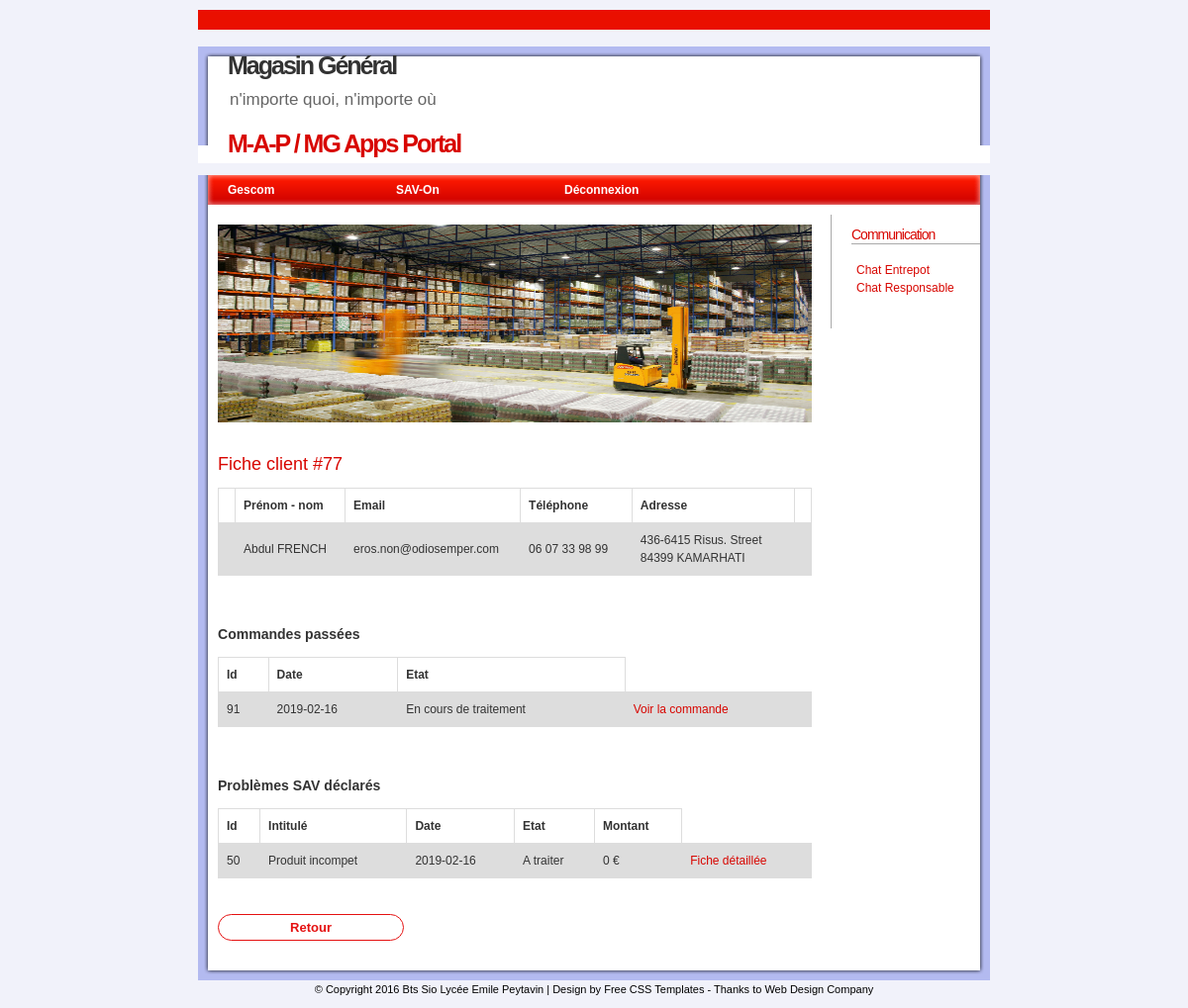
Page /map/sav-on/fiche_client.php?idCli=77 (signed in) on the committed database.
### tables this page shows
CREATE TABLE IF NOT EXISTS `client` (
  `idClient` int(5) NOT NULL AUTO_INCREMENT,
  `nomClient` char(50) NOT NULL,
  `prenomClient` char(50) NOT NULL,
  `rueClient` char(100) NOT NULL,
  `cpClient` char(10) NOT NULL,
  `villeClient` char(50) NOT NULL,
  `mailClient` char(100) NOT NULL,
  `telClient` char(20) NOT NULL,
  PRIMARY KEY (`idClient`)
);

CREATE TABLE IF NOT EXISTS `commande` (
  `idCommande` int(11) NOT NULL AUTO_INCREMENT,
  `dateCommande` date NOT NULL,
  `etatCommande` char(50) NOT NULL,
  `idClient` int(11) NOT NULL,
  PRIMARY KEY (`idCommande`),
  KEY `Commande_Client_FK` (`idClient`)
);

CREATE TABLE IF NOT EXISTS `problemesav` (
  `idProblemeSAV` int(5) NOT NULL AUTO_INCREMENT,
  `titreProblemeSAV` char(50) NOT NULL,
  `descProblemeSAV` text NOT NULL,
  `dateProblemeSAV` date NOT NULL,
  `etatProblemeSAV` char(50) NOT NULL,
  `montantProcedure` float NOT NULL,
  `idEmploye` int(5) DEFAULT NULL,
  `idClient` int(5) NOT NULL,
  `idProcedure` int(5) NOT NULL,
  `idProduit` char(20) NOT NULL,
  PRIMARY KEY (`idProblemeSAV`),
  KEY `idProduit` (`idProduit`),
  KEY `idProcedure` (`idProcedure`),
  KEY `idClient` (`idClient`),
  KEY `idEmploye` (`idEmploye`)
);

### classes/database.class.php (called while the page is built)
<?php
class database
{
    private $serverName="localhost";
    private $serverPort="3306";
    private $databaseName="mgvpcdb";
    private $databaseUser="root";
    private $databasePassword="";
    private $databaseCharset="UTF8";
    private $db=null;
    private function __construct()
    {
        $serverName = $this->serverName;
        $databasePort = $this->serverPort;
        $databaseName = $this->databaseName;
        $databaseUser = $this->databaseUser;
        $databasePassword = $this->databasePassword;
        $databaseCharset = $this->databaseCharset;
        if (!isset($this->db))
        {
            $this->db = new PDO('mysql:host='.$serverName.';port='.$databasePort.';dbname='.$databaseName.';charset='.$databaseCharset, $databaseUser, $databasePassword);
        }
    }
    public static function getDB()
    {
        static $database = null;
        if (!isset($database))
        {
            $database = new database();
        }
        return $database->db;
    }
}

### classes/clientManager.class.php (called while the page is built, shortened)
<?php
require_once ("database.class.php");
class clientManager {
    private $db;
    public function __construct($database)
    {
        $this->db=$database;
    }
    public function get($id)
    {
        $query = "select * from `client` WHERE `idClient`=?;";
        try
        {
            $traitement = $this->db->prepare($query);
            $traitement->bindparam(1,$id);
            $traitement->execute();
        }
        catch(PDOException $e)
        {
            die ("Erreur : ".$e->getMessage());
        }
        if($row = $traitement->fetch()) {
            $cli = new client($row['nomClient'],$row['prenomClient'],$row['rueClient'],$row['cpClient'],$row['villeClient'],$row['mailClient'],$row['telClient']);
            $cli->setId($row['idClient']);
            return $cli;
        }
        else {
            return false;
        }
    }
}

### classes/client.class.php (called while the page is built, shortened)
<?php
class client implements JsonSerializable {
    private $nom;
    private $prenom;
    private $rue;
    private $cp;
    private $ville;
    private $mail;
    private $tel;
    public function __construct($nom, $pre, $rue, $cp, $vil, $mail, $tel){
        $this->nom = $nom;
        $this->prenom = $pre;
        $this->rue = $rue;
        $this->cp = $cp;
        $this->ville = $vil;
        $this->mail = $mail;
        $this->tel = $tel;
    }
    public function getNom(){return $this->nom;}
    public function getPrenom(){return $this->prenom;}
    public function getRue(){return $this->rue;}
    public function getCP(){return $this->cp;}
    public function getVille(){return $this->ville;}
    public function getTel(){return $this->tel;}
    public function getMail(){return $this->mail;}
}

### classes/commandeManager.class.php (called while the page is built, shortened)
<?php
require_once ("database.class.php");
class commandeManager {
    private $db;
    public function __construct($database)
    {
        $this->db=$database;
    }
    public function getList($restriction='WHERE 1')
    {
        $query = "SELECT * FROM `commande` ".$restriction.";";
        $cdeList = Array();
        try
        {
            $result = $this->db->Query($query);
        }
        catch(PDOException $e)
        {
            die ("Erreur : ".$e->getMessage());
        }
        while ($row = $result->fetch())
        {
            $managerCli = new clientManager(database::getDB());
            $commande = new commande($managerCli->get($row['idClient']));
            $commande->setNum($row['idCommande']);
            $commande->setDate($row['dateCommande']);
            $commande->setEtat($row['etatCommande']);
            $queryContenir = "SELECT * FROM `contenir` WHERE idCommande='".$row['idCommande']."'";
            try
            {
                $resultContenir = $this->db->Query($queryContenir);
            }
            catch(PDOException $e)
            {
                die ("Erreur : ".$e->getMessage());
            }
            while ($rowContenir = $resultContenir->fetch())
            {
                $managerProd = new produitManager(database::getDB());
                $produit = $managerProd->get($rowContenir['idProduit']);
                $commande->addProduitQte($produit,$rowContenir['quantite']);
            }
            $cdeList[] = $commande;
        }
        return $cdeList;
    }
    public function getCdesClient(client $client)
    {
        $tabCde = $this->getList();
        foreach ($tabCde as $cde)
        {
            if ($client->getId()==$cde->getClient()->getId()) {
                $cdeList[] = $cde;
            }
        }
        return $cdeList;
    }
}

### classes/produitManager.class.php (called while the page is built, shortened)
<?php
require_once ("database.class.php");
class produitManager {
    private $db;
    public function __construct($database)
    {
        $this->db=$database;
    }
    public function get($id)
    {
        $query = "SELECT * FROM `produit` WHERE `idProduit`=?;";
        try
        {
            $traitement = $this->db->prepare($query);
            $traitement->bindparam(1,$id);
            $traitement->execute();
        }
        catch(PDOException $e)
        {
            die ("Erreur : ".$e->getMessage());
        }
        if ($row = $traitement->fetch())
        {
            $managerCateg = new categorieProduitManager(database::getDB());
            $categ = $managerCateg->get($row['idCategorie']);
            $produit = new produit($row['idProduit'],$row['nomProduit'],$row['descProduit'],$row['prixProduit'],$row['dureeGarantie'], $categ);
            return $produit;
        }
        else {
            return false;
        }
    }
}

### classes/categorieProduitManager.class.php (called while the page is built, shortened)
<?php
require_once 'database.class.php';
class categorieProduitManager
{
    private $db;
    public function __construct($database)
    {
        $this->db = $database;
    }
    public function get($id)
    {
        $query = "SELECT * FROM categorieproduit WHERE idCategorie = ?;";
        try
        {
            $traitement = $this->db->prepare($query);
            $traitement->bindparam(1,$id);
            $traitement->execute();
        }
        catch(PDOException $e)
        {
            die ("Erreur : ".$e->getMessage());
        }
        $row = $traitement->fetch();
        if($row)
        {
            $categProd = new categorieProduit($row['nomCategorie']);
            $categProd->setId($row['idCategorie']);
            return $categProd;
        }
        else
            return false;
    }
}

### classes/produit.class.php (called while the page is built, shortened)
<?php
class produit implements JsonSerializable {
    private $id;
    public function __construct($id, $lib, $desc, $pri, $dureeGar, $categorie){
        $this->id = $id;
    }
    public function getId(){return $this->id;}
}

### classes/commande.class.php (called while the page is built, shortened)
<?php
class commande implements JsonSerializable {
    public function addProduitQte(produit $prod, $qte){
        $idP=$prod->getId();
    }
}

### classes/problemesavManager.class.php (called while the page is built, shortened)
<?php
require_once ("database.class.php");
class problemeSAVManager {
    private $db;
    public function __construct($database)
    {
        $this->db=$database;
    }
    public function getList($restriction='WHERE 1')
    {
        $query = "SELECT * FROM problemesav ".$restriction.";";
        $problemeList = Array();
        try
        {
            $result = $this->db->Query($query);
        }
        catch(PDOException $e)
        {
            die ("Erreur : ".$e->getMessage());
        }
        while ($row = $result->fetch())
        {
            $managerCli = new clientManager(database::getDB());
            $managerProc = new procedureSAVManager(database::getDB());
            $managerProd = new produitManager(database::getDB());
            $managerEmploye = new employeManager(database::getDB());
            $cli = $managerCli->get($row['idClient']);
            $proc = $managerProc->get($row['idProcedure']);
            $prod = $managerProd->get($row['idProduit']);
            $empl = $managerEmploye->get($row['idEmploye']);
            $probleme = new problemesav($row['titreProblemeSAV'],$row['descProblemeSAV'],$row['montantProcedure'], $empl, $cli, $proc, $prod);
            $probleme->setId($row['idProblemeSAV']);
            $probleme->setDate($row['dateProblemeSAV']);
            $probleme->setEtat($row['etatProblemeSAV']);
            $problemeList[] = $probleme;
        }
        return $problemeList;
    }
}

### classes/procedureSAVManager.class.php (called while the page is built, shortened)
<?php
require_once ("database.class.php");
class procedureSAVManager
{
    private $db;
    public function __construct($database)
    {
        $this->db = $database;
    }
    public function get($id)
    {
        $query = "SELECT * FROM proceduresav WHERE idProcedure = ?;";
        try
        {
            $traitement = $this->db->prepare($query);
            $traitement->bindparam(1,$id);
            $traitement->execute();
        }
        catch(PDOException $e)
        {
            die ("Erreur : ".$e->getMessage());
        }
        if($row = $traitement->fetch())
        {
            $procSAV = new procedureSAV($row['libelleProcedure']);
            $procSAV->setId($row['idProcedure']);
            return $procSAV;
        }
        else
            return false;
    }
}

### map/sav-on/fiche_client.php (the view, shortened to what this page needs)
<?php
    include ("../inc/header.inc.php");
    include ("../inc/menu.inc.php");
if (isset($_SESSION['idE']))
{
?>
    <head>
        <link rel="stylesheet" href="<?php echo $base_url."style/style.css"; ?>">
    </head>
    <div id="content">
        <div class="left">
            <img id="banner" src="../images/warehouse.jpg" alt="Entrepot">
            <br>
            <?php
            echo '<h2>Fiche client #'.$_GET['idCli'].'</h2>';
            $managerCli = new clientManager(database::getDB());?>
            <table id="infosCli">
                <tr>
                    <th></th><th>Prénom - nom</th><th>Email</th><th>Téléphone</th><th>Adresse</th><th></th>
                </tr>
                <tr>
                    <td></td>
                    <td id="nomCli" style="width: 20%"/><?php echo $managerCli->get($_GET['idCli'])->getPrenom().' '.strtoupper($managerCli->get($_GET['idCli'])->getNom())?></td>
                    <td id="mailCli" style="width: 30%"/><?php echo $managerCli->get($_GET['idCli'])->getMail()?></td>
                    <td id="telCli" style="width: 20%"/><?php echo $managerCli->get($_GET['idCli'])->getTel()?></td>
                    <td id="adrCli" style="width: 40%"/><?php echo $managerCli->get($_GET['idCli'])->getRue().'<br> '.$managerCli->get($_GET['idCli'])->getCP().' '.strtoupper($managerCli->get($_GET['idCli'])->getVille())?></td>
                    <td></td>
                </tr>
            </table>
            <br><br>
            <h3>Commandes passées</h3>
            <div class="liste">
                <?php
                    $manaCom = new commandeManager(database::getDB());
                    $client = $managerCli->get($_GET['idCli']);
                    $listeCom = $manaCom->getCdesClient($client);
                    if(!empty($listeCom))
                    { ?>
                        <table id="liste">
                            <tr>
                              <th>Id</th>
                              <th>Date</th>
                              <th>Etat</th>
                            </tr>
                            <?php
                            foreach ($listeCom as $uneCom)
                            {
                                echo '<tr>';
                                echo '<td>'. $uneCom->getNum().'</td>';
                                echo '<td>'. $uneCom->getDate().'</td>';
                                echo '<td>'. $uneCom->getEtat().'</td>';
                                echo '<td name="numCde"><a href="..\gescom\cde_rechercher_resultat.php?numCde='. $uneCom->getNum().'">Voir la commande</a></td>';
                                echo '</tr>';
                            }
                        ?></table><?php
                    }
                    else
                    {
                        echo "<h4>Ce client n'a passé aucune commande<h4>";
                    }
                ?>
            </div>
            <br><br>
            <h3>Problèmes SAV déclarés</h3>
            <div class="liste">
                <?php
                    $manaProb = new problemesavManager(database::getDB());
                    $listeProb = $manaProb->getList('WHERE idClient ='.$_GET['idCli']);
                    if(!empty($listeProb))
                    { ?>
                       <table id="liste">
                            <tr>
                              <th>Id</th>
                              <th>Intitulé</th>
                              <th>Date</th>
                              <th>Etat</th>
                              <th>Montant</th>
                            </tr>
                            <?php
                            foreach ($listeProb as $unProb)
                            {
                                echo '<tr>';
                                echo '<td>'. $unProb->getId().'</td>';
                                echo '<td>'. $unProb->getTitre().'</td>';
                                echo '<td>'. $unProb->getDate().'</td>';
                                echo '<td>'. $unProb->getEtat().'</td>';
                                echo '<td>'. $unProb->getMontant().' €</td>';
                                echo '<td name="idProb"><a href="fiche_incident.php?idProb='. $unProb->getId().'">Fiche détaillée</a></td>';
                                echo '</tr>';
                            }
                            ?> </table><?php
                    }
                    else
                    {
                        echo "<h4>Ce client n'a déclaré aucun problème<h4>";
                    } ?>
                <br><br>
                <input class="btsub" type="button" value="Retour" onclick="history.go(-1)">
            </div>
        </div>
<?php
}
else
{
    header('location:../index.php');
}
include ("../inc/right.inc.php");?>
</div>
<?php
    include ("../inc/footer.inc.php");
?>

### rows in the picture
client: prenomClient "Abdul", $managerCli->get($_GET['idCli'])->getNom() "FRENCH", mailClient "eros.non@odiosemper.com", telClient "06 07 33 98 99", rueClient "436-6415 Risus. Street", cpClient "84399", $managerCli->get($_GET['idCli'])->getVille() "KAMARHATI"
commande: idCommande "91", dateCommande "2019-02-16", etatCommande "En cours de traitement"
problemesav: idProblemeSAV "50", titreProblemeSAV "Produit incompet", dateProblemeSAV "2019-02-16", etatProblemeSAV "A traiter", montantProcedure "0"

### other values in the picture
$_GET['idCli'] "77"
